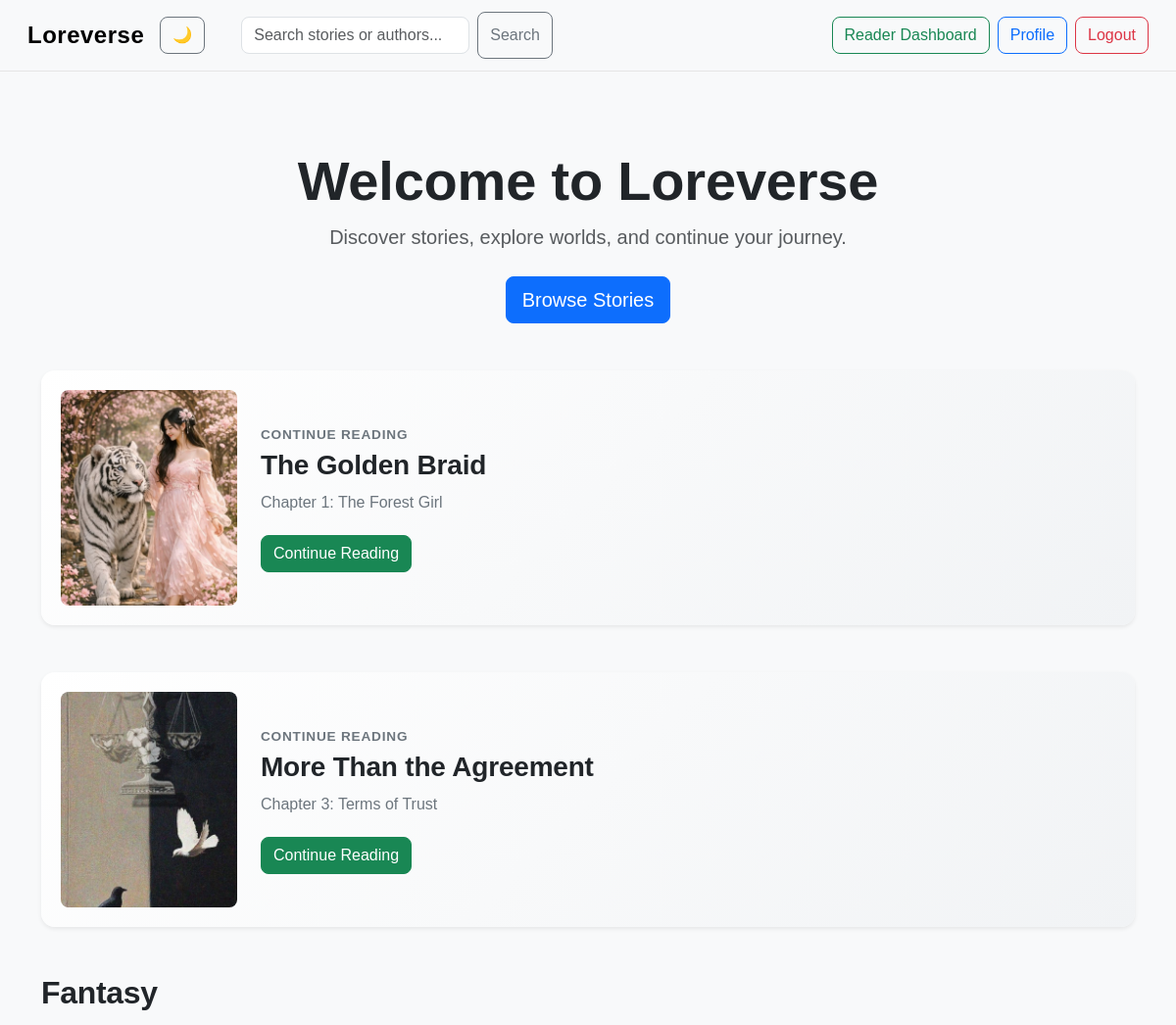
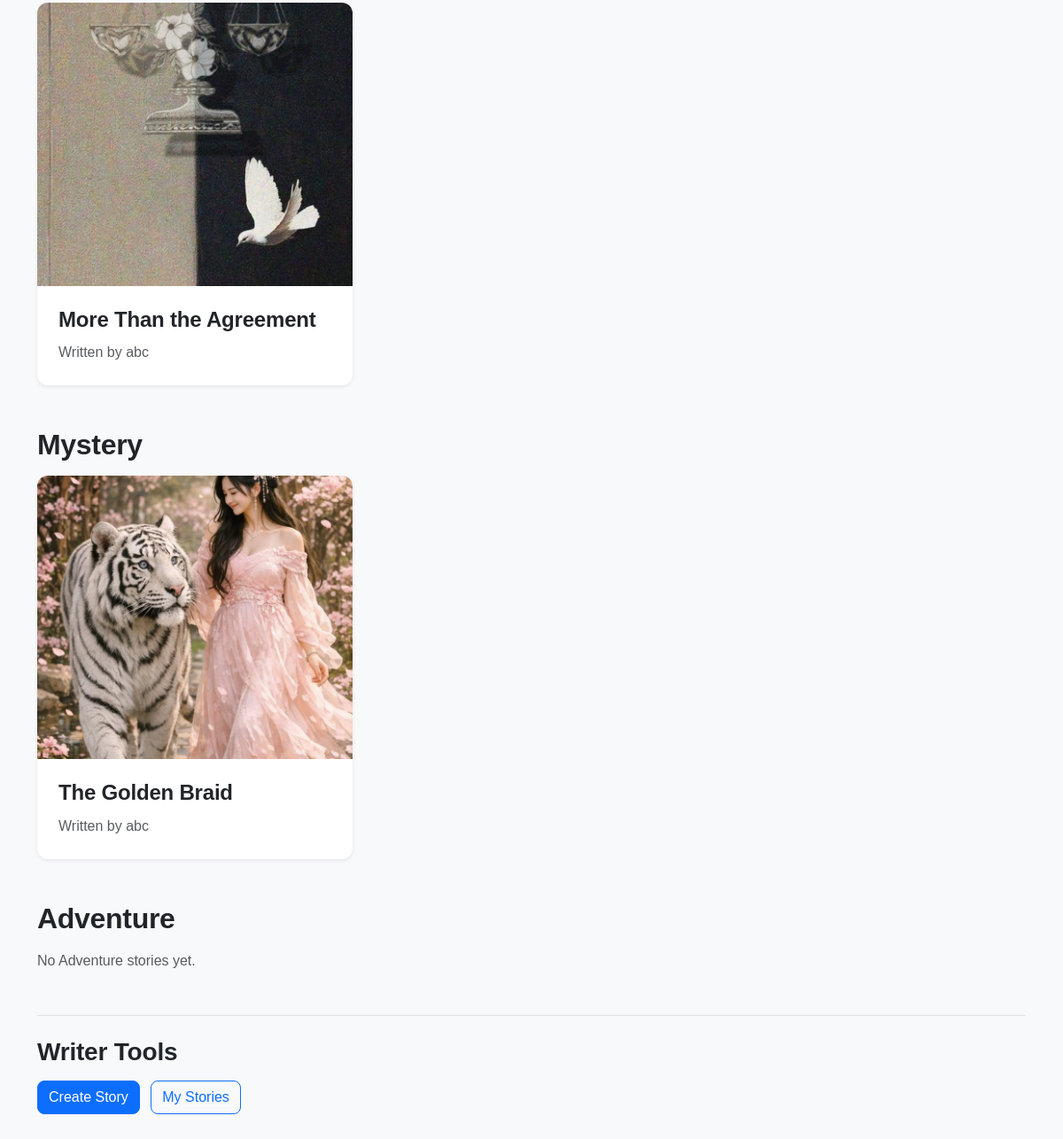
Screenshot of / (signed in) with the database file from the repository (2 pictures, top to bottom).
### loreverse/models.py (models this page shows, shortened)
class ReadingProgress(models.Model):
    user = models.ForeignKey(User, on_delete=models.CASCADE)
    story = models.ForeignKey(Story, on_delete=models.CASCADE)
    chapter = models.ForeignKey(Chapter, on_delete=models.CASCADE)
    updated_at = models.DateTimeField(auto_now=True)
    class Meta:
        unique_together = ("user", "story")

class Story(models.Model):
    GENRE_CHOICES = [
        ("Fantasy", "Fantasy"),
        ("Romance", "Romance"),
        ("Mystery", "Mystery"),
        ("Horror", "Horror"),
        ("Science Fiction", "Science Fiction"),
        ("Adventure", "Adventure"),
        ("Other", "Other"),]
    title = models.CharField(max_length=200)
    genre = models.CharField(max_length=30, choices=GENRE_CHOICES, default="Other")
    tags = models.CharField(max_length=300, blank=True)
    description = models.TextField()
    cover_image = models.ImageField(upload_to="story_covers/",blank=True)
    author = models.ForeignKey(User, on_delete=models.CASCADE)
    published = models.BooleanField(default=False)
    created_at = models.DateTimeField(auto_now_add=True)
    updated_at = models.DateTimeField(auto_now=True)
    favorited_by = models.ManyToManyField(User, related_name="favorite_stories", blank=True)
    want_to_read_by = models.ManyToManyField(User, related_name="want_to_read_stories", blank=True)

class Chapter(models.Model):
    story = models.ForeignKey(Story, on_delete=models.CASCADE, related_name="chapters")
    title = models.CharField(max_length=200)
    content = models.TextField()
    chapter_number = models.PositiveIntegerField()

### loreverse/views.py (the view)
# urls.py: path("", views.index, name="index"),
def index(request):
    progress = None
    if request.user.is_authenticated:
        progress = ReadingProgress.objects.filter(
            user=request.user
        ).select_related("story", "chapter").order_by("-updated_at")
    fantasy_stories = Story.objects.filter(published=True, genre="Fantasy")[:5]
    mystery_stories = Story.objects.filter(published=True,genre="Mystery")[:5]
    adventure_stories = Story.objects.filter(published=True,genre="Adventure")[:5]
    return render(request, "loreverse/index.html", {
        "progress": progress, "fantasy_stories": fantasy_stories,
        "mystery_stories": mystery_stories, "adventure_stories": adventure_stories,
    })

### loreverse/templates/loreverse/index.html
{% extends "loreverse/layout.html" %}
{% block body %}
<div class="container py-5">
    <div class="text-center mb-5">
        <h1 class="display-4 fw-bold">Welcome to Loreverse</h1>
        <p class="lead text-muted">
            Discover stories, explore worlds, and continue your journey.
        </p>
        <a href="{% url 'published_stories' %}" class="btn btn-primary btn-lg mt-2">Browse Stories</a>
    </div>
    {% if user.is_authenticated %}
        {% if progress %}
          {% for item in progress %}
            <div  class="card shadow-sm continue-reading-card mb-5">
                <div class="continue-reading-content">
                   {% if item.story.cover_image %}
                      <img src="{{ item.story.cover_image.url }}" alt="{{ item.story.title }} cover"
                      class="continue-reading-image">
                    {% endif %}
                    <div class="continue-reading-details">
                       <p class="continue-reading-label mb-1">Continue Reading</p>
                       <h3 class="continue-reading-title">{{ item.story.title }}</h3>
                       <p class="continue-reading-chapter">
                          Chapter {{ item.chapter.chapter_number }}:
                           {{ item.chapter.title }}
                        </p>
                        <a class="btn btn-success" href="{% url 'continue_reading' item.story.id %}">
                           Continue Reading
                        </a>
                    </div>
                </div>
            </div>
          {% endfor %}
        {% endif %}
    {% endif %}
    <section class="mb-5">
        <div class="d-flex justify-content-between align-items-center mb-3">
            <h2 class="fw-bold mb-0">Fantasy</h2>
        </div>
        {% if fantasy_stories %}
            <div class="row g-4">
                {% for story in fantasy_stories %}
                    <div class="col-md-6 col-lg-4">
                        <div class="card h-100 shadow-sm border-0 story-card">
                            {% if story.cover_image %}
                               <a href="{% url 'story_detail' story.id %}">
                                  <img src="{{ story.cover_image.url }}" alt="{{ story.title }} cover"
                                   class="card-img-top story-cover-image">
                                </a>
                            {% endif %}
                            <div class="card-body">
                                <h4 class="card-title">
                                   <a href="{% url 'story_detail' story.id %}" class="text-decoration-none">
                                      {{ story.title }}
                                    </a>
                                </h4>
                                <p class="text-muted mb-0">Written by {{ story.author.username }}</p>
                            </div>
                        </div>
                    </div>
                {% endfor %}
            </div>
        {% else %}
            <p class="text-muted">No Fantasy stories yet.</p>
        {% endif %}
    </section>
    <section class="mb-5">
        <h2 class="fw-bold mb-3">Mystery</h2>
        {% if mystery_stories %}
            <div class="row g-4">
                {% for story in mystery_stories %}
                    <div class="col-md-6 col-lg-4">
                        <div class="card h-100 shadow-sm border-0 story-card">
                           {% if story.cover_image %}
                                <a href="{% url 'story_detail' story.id %}">
                                   <img src="{{ story.cover_image.url }}" alt="{{ story.title }} cover"
                                   class="card-img-top story-cover-image">
                                </a>
                            {% endif %}
                           <div class="card-body">
                              <h4 class="card-title">
                                   <a href="{% url 'story_detail' story.id %}" class="text-decoration-none">
                                     {{ story.title }}
                                   </a>
                              </h4>
                              <p class="text-muted mb-0">Written by {{ story.author.username }}</p>
                            </div>
                        </div>
                    </div>
                {% endfor %}
            </div>
        {% else %}
            <p class="text-muted">No Mystery stories yet.</p>
        {% endif %}
    </section>
    <section class="mb-5">
        <h2 class="fw-bold mb-3">Adventure</h2>
        {% if adventure_stories %}
            <div class="row g-4">
                {% for story in adventure_stories %}
                    <div class="col-md-6 col-lg-4">
                        <div class="card h-100 shadow-sm border-0 story-card">
                           {% if story.cover_image %}
                                <a href="{% url 'story_detail' story.id %}">
                                   <img src="{{ story.cover_image.url }}" alt="{{ story.title }} cover"
                                   class="card-img-top story-cover-image">
                                </a>
                            {% endif %}
                           <div class="card-body">
                              <h4 class="card-title">
                                   <a href="{% url 'story_detail' story.id %}" class="text-decoration-none">
                                     {{ story.title }}
                                   </a>
                              </h4>
                              <p class="text-muted mb-0">Written by {{ story.author.username }}</p>
                            </div>
                        </div>
                    </div>
                {% endfor %}
            </div>
        {% else %}
            <p class="text-muted">No Adventure stories yet.</p>
        {% endif %}
    </section>
    {% if user.is_authenticated %}
        {% if user.profile.role == "Writer" %}
            <div class="border-top pt-4 mt-5">
                <h3 class="fw-bold mb-3">Writer Tools</h3>
                <a href="{% url 'create_story' %}"class="btn btn-primary me-2">Create Story</a>
                <a href="{% url 'my_stories' %}" class="btn btn-outline-primary">My Stories</a>
            </div>
        {% endif %}
    {% endif %}
</div>
{% endblock %}

### loreverse/static/loreverse/styles.css (style rules this page uses)
body { font-family: Arial, sans-serif; margin: 0; background-color : #f8f9fa; color: #212529; }
a { transition: color 0.2s ease; }
.btn { transition: all 0.2s ease; }
.story-card { transition: transform 0.2s ease, box-shadow 0.2s ease; }
.story-card { border-radius: 12px; overflow: hidden; background-color: #ffffff; transition: transform 0.2s ease, box-shadow 0.2s ease; }
.story-card .card-body { padding: 24px; }
.story-card .card-title { margin-bottom: 10px; font-weight: 600; }
.story-card .card-title a { color: #212529; }
section h2 { letter-spacing: -0.3px; }
.card { border-radius: 12px; }
.continue-reading-card { border-radius: 14px; border: none; background: linear-gradient(135deg, #ffffff, #f1f3f5); }
.continue-reading-label { font-size: 0.85rem; font-weight: 600; text-transform: uppercase; letter-spacing: 0.8px; color: #6c757d; }
.continue-reading-title { font-weight: 700; margin-bottom: 8px; }
.continue-reading-chapter { color: #6c757d; margin-bottom: 20px; }
h1, h2, h3, h4, h5, h6 { letter-spacing: -0.2px; }
h1 { font-weight: 700; }
p { line-height: 1.6; }
.container { max-width: 1200px; }
.btn { border-radius: 8px; font-weight: 500; }
.story-card { border-radius: 12px; }
.story-card .card-title a { transition: color 0.2s ease; }
.story-cover-image { width: 100%; height: 320px; object-fit: cover; }
.continue-reading-content { display: flex; align-items: center; gap: 24px; padding: 20px; }
.continue-reading-image { width: 180px; height: 220px; object-fit: cover; border-radius: 8px; flex-shrink: 0; }
.continue-reading-details { flex: 1; }

### rows the page displays
ReadingProgress: story.cover_image (picture), story "The Golden Braid", chapter.chapter_number "1", chapter "The Forest Girl"
ReadingProgress: story.cover_image (picture), story "More Than the Agreement", chapter.chapter_number "3", chapter "Terms of Trust"
Story: cover_image (picture), title "More Than the Agreement", author.username "abc"
Story: cover_image (picture), title "The Golden Braid", author.username "abc"
